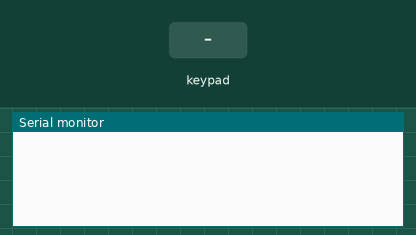
This sketch was run on a simulated Arduino Uno, built with avr-gcc and run on an emulated ATmega328P. Shown: the last lines printed to the serial monitor. Wiring (inferred from the names in the program): 3×3 keypad with keys 1 2 3 4 5 6 7 8 9 (labels assumed): rows pin 2, pin 3, pin 4; columns pin 5, pin 6, pin 7. The test bench sets the inputs (shaded band).

Above: at 1.2 s.
1.3 s: key '1' pressed
At 2.6 s:
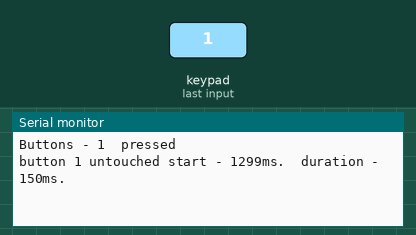
2.9 s: keypad keys 2 3 4 pressed 0.4 s apart
At 3.03 s:
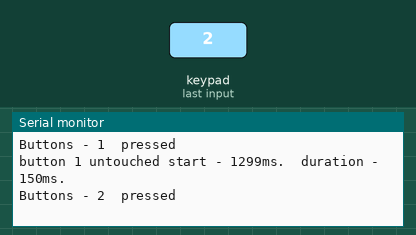
5.6 s: key '2' pressed
At 6.8 s:
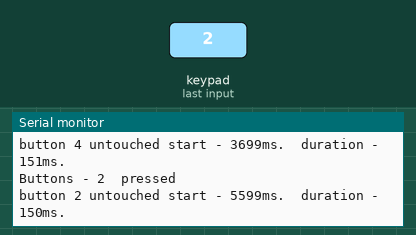
7.1 s: keypad keys 5 6 7 pressed 0.4 s apart
At 8.8 s:
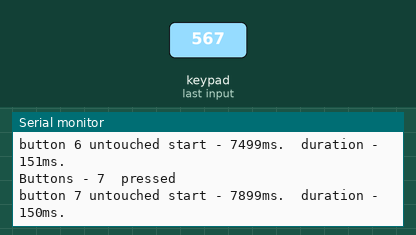
Timing chart, 0 to 10.3 s (numbered marks = the images above; inputs shaded):
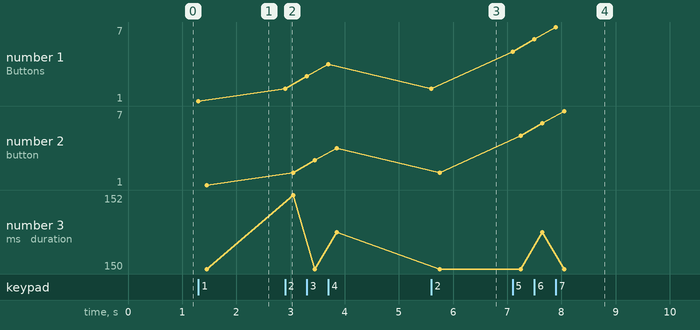

The sketch:

Buttons_matrix.ino
```cpp
const int rows = 3;
const int columns = 3;

const int row_pins[rows] = {2, 3, 4};
const int col_pins[columns] = {5, 6, 7};

bool pressing_matrix[rows][columns];
long int times_matrix[rows][columns];

void setup(){
  for (int i = 0; i < rows; i++){
    pinMode(row_pins[i], OUTPUT);
  }

  for (int i = 0; i < columns; i++){
    pinMode(col_pins[i], INPUT_PULLUP);
  }

  for (int row = 0; row < rows; row++){
    for (int column = 0; column < columns; column++){
        pressing_matrix[row][column] = false;
        times_matrix[row][column] = 0;
    }
  }
  Serial.begin(9600);
}


void show_buttons(){
  Serial.print("Buttons - ");
  for (int row = 0; row < rows; row++){
    for (int column = 0; column < columns; column++){
      if (pressing_matrix[row][column]){
        Serial.print(row * columns + column + 1);
        Serial.print(" ");
      }
    }
  }
  Serial.println(" pressed");
}


void loop(){
  for (int row = 0; row < rows; row++){
    for (int r = 0; r < rows; r++){
      digitalWrite(row_pins[r], HIGH);
    }
    digitalWrite(row_pins[row], LOW);

    for (int column = 0; column < columns; column++){
      bool btn_state = digitalRead(col_pins[column]);

      // if button was pressed
      if (pressing_matrix[row][column]){
        // if button isn't pressed now
        if (btn_state){
          Serial.print("button ");
          Serial.print(row * columns + column + 1);
          Serial.print(" untouched start - ");
          Serial.print(times_matrix[row][column]);
          Serial.print("ms. ");
          Serial.print(" duration - ");
          Serial.print(millis() - times_matrix[row][column]);
          Serial.println("ms. ");


          pressing_matrix[row][column] = false;
        }

      // if button wasn't pressed
      }else{
        // if button is pressed now
        if (!btn_state){
          pressing_matrix[row][column] = true;
          times_matrix[row][column] = millis();
          show_buttons();
        }
      }
    }
  }
}
```

Measured:
- after the input at 1.3 s, the serial monitor: prints a new line at once (image 1)
- after the input at 2.9 s, the serial monitor: prints a new line at once (image 2)
- after the input at 5.6 s, the serial monitor: prints a new line after 0.15 s (image 3)
- after the input at 7.1 s, the serial monitor: prints a new line at once (image 4)
- plotted number 1: 1 → 4 after the input at 2.9 s, 2 → 7 after the input at 7.1 s
- plotted number 2: 1 → 4 after the input at 2.9 s, 2 → 7 after the input at 7.1 s
- plotted number 3: 150 → 151 after the input at 2.9 s
